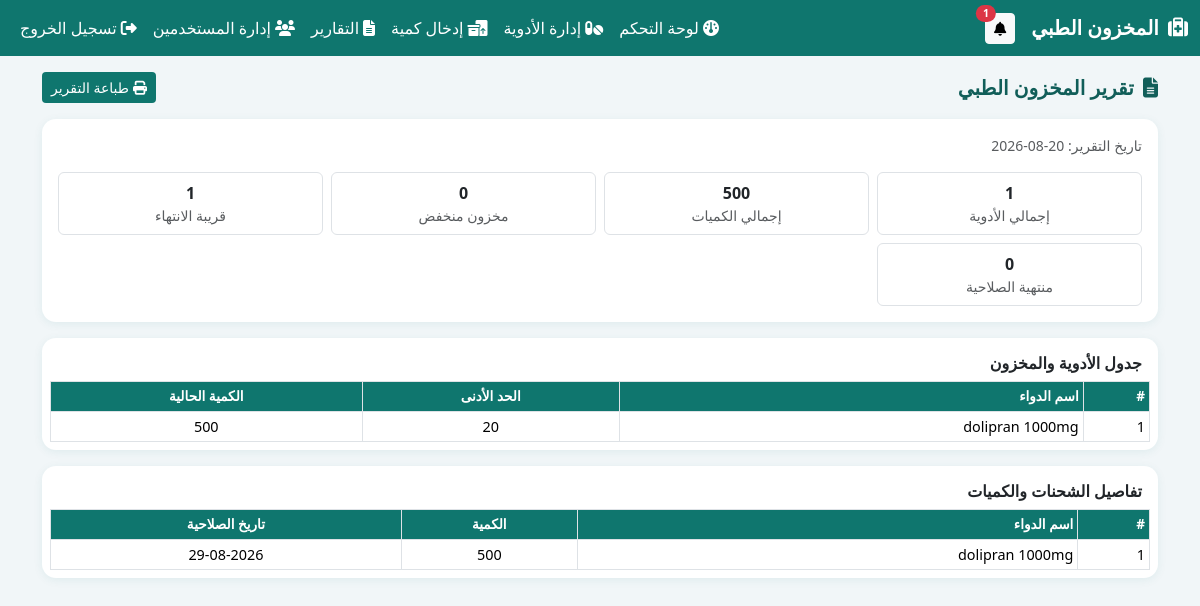
Page /reports/inventory (signed in) on the committed database.
### app.py (models this page shows, shortened)
class Medicine(db.Model):
    __tablename__ = "medicine"
    id = db.Column(db.Integer, primary_key=True)
    name = db.Column(db.String(150), unique=True, nullable=False)
    min_stock = db.Column(db.Integer, nullable=False, default=0)
    batches = db.relationship(
        "Batch",
        backref="medicine",
        cascade="all, delete-orphan",
        lazy="selectin",
        order_by="Batch.expire_date",
    )
    @property
    def total_quantity(self):
        return sum(b.quantity for b in self.batches)
    @property
    def active_batches(self):
        return [b for b in self.batches if b.quantity > 0]
    @property
    def is_low(self):
        return self.total_quantity <= self.min_stock

class Batch(db.Model):
    __tablename__ = "batch"
    id = db.Column(db.Integer, primary_key=True)
    medicine_id = db.Column(db.Integer, db.ForeignKey("medicine.id"), nullable=False)
    quantity = db.Column(db.Integer, nullable=False, default=0)
    expire_date = db.Column(db.Date, nullable=True)

### app.py (the view)
@app.route("/reports/inventory")
@admin_required
def inventory_report():
    return render_template("inventory_report.html", r=build_report())

### app.py (called while the page is built)
@login_manager.user_loader
def load_user(user_id):
    return db.session.get(User, int(user_id))

def admin_required(view_function):
    @wraps(view_function)
    @login_required
    def wrapped_view(*args, **kwargs):
        if current_user.role != "admin":
            flash("ليس لديك صلاحية للوصول إلى هذه الصفحة.", "danger")
            return redirect(url_for("dashboard"))
        return view_function(*args, **kwargs)
    return wrapped_view

@app.context_processor
def inject_globals():
    unread = 0
    if current_user.is_authenticated:
        if not session.get("alerts_read"):
            unread = len(get_alerts())
    return {
        "alerts_count": unread,
        "today_str": date.today().strftime("%d-%m-%Y"),
        "near_days": NEAR_EXPIRY_DAYS,
    }

def build_report():
    today = date.today()
    limit = today + timedelta(days=NEAR_EXPIRY_DAYS)
    meds = Medicine.query.order_by(Medicine.name).all()
    rows = [m for m in meds if m.total_quantity > 0]
    batch_rows = (
        Batch.query.filter(Batch.quantity > 0)
        .join(Medicine)
        .order_by(Medicine.name, Batch.expire_date)
        .all()
    )
    return {
        "date": today.strftime("%d-%m-%Y"),
        "rows": rows,
        "batch_rows": batch_rows,
        "total_medicines": len(meds),
        "total_quantity": sum(m.total_quantity for m in meds),
        "low": [m for m in meds if m.is_low],
        "expired": [b for b in batch_rows if b.expire_date and b.expire_date < today],
        "near": [b for b in batch_rows if b.expire_date and today <= b.expire_date <= limit],
    }

### templates/inventory_report.html (shortened to what this page needs)
{% extends "base.html" %}
{% block content %}
<div class="d-flex justify-content-between align-items-center mb-3">
  <h5 class="page-title mb-0"><i class="fa-solid fa-file-lines me-1"></i> تقرير المخزون الطبي</h5>
  <a href="{{ url_for('inventory_report_print') }}" target="_blank" class="btn btn-brand btn-sm"><i class="fa-solid fa-print me-1"></i>طباعة التقرير</a>
</div>
<div class="card p-3 mb-3">
  <div class="small text-muted">تاريخ التقرير: {{ r.date }}</div>
  <div class="row g-2 mt-2">
    <div class="col-6 col-md-3"><div class="border rounded p-2 text-center"><div class="fw-bold">{{ r.total_medicines }}</div><div class="small text-muted">إجمالي الأدوية</div></div></div>
    <div class="col-6 col-md-3"><div class="border rounded p-2 text-center"><div class="fw-bold">{{ r.total_quantity }}</div><div class="small text-muted">إجمالي الكميات</div></div></div>
    <div class="col-6 col-md-3"><div class="border rounded p-2 text-center"><div class="fw-bold">{{ r.low|length }}</div><div class="small text-muted">مخزون منخفض</div></div></div>
    <div class="col-6 col-md-3"><div class="border rounded p-2 text-center"><div class="fw-bold">{{ r.near|length }}</div><div class="small text-muted">قريبة الانتهاء</div></div></div>
    <div class="col-6 col-md-3"><div class="border rounded p-2 text-center"><div class="fw-bold">{{ r.expired|length }}</div><div class="small text-muted">منتهية الصلاحية</div></div></div>
  </div>
</div>
<div class="card p-2 mb-3">
  <h6 class="fw-bold px-2 pt-2">جدول الأدوية والمخزون</h6>
  <div class="table-responsive">
    <table class="table table-bordered table-sm mb-0">
      <thead><tr><th>#</th><th>اسم الدواء</th><th class="text-center">الحد الأدنى</th><th class="text-center">الكمية الحالية</th></tr></thead>
      <tbody>
        {% for m in r.rows %}
        <tr><td>{{ loop.index }}</td><td>{{ m.name }}</td><td class="text-center">{{ m.min_stock }}</td><td class="text-center">{{ m.total_quantity }}</td></tr>
        {% else %}
        <tr><td colspan="4" class="text-center text-muted">لا توجد كميات في المخزون.</td></tr>
        {% endfor %}
      </tbody>
    </table>
  </div>
</div>
<div class="card p-2">
  <h6 class="fw-bold px-2 pt-2">تفاصيل الشحنات والكميات</h6>
  <div class="table-responsive">
    <table class="table table-bordered table-sm mb-0">
      <thead><tr><th>#</th><th>اسم الدواء</th><th class="text-center">الكمية</th><th class="text-center">تاريخ الصلاحية</th></tr></thead>
      <tbody>
        {% for b in r.batch_rows %}
        <tr><td>{{ loop.index }}</td><td>{{ b.medicine.name }}</td><td class="text-center">{{ b.quantity }}</td><td class="text-center">{{ b.expire_date.strftime('%d-%m-%Y') if b.expire_date else '-' }}</td></tr>
        {% else %}
        <tr><td colspan="4" class="text-center text-muted">لا توجد شحنات بكميات.</td></tr>
        {% endfor %}
      </tbody>
    </table>
  </div>
</div>
{% endblock %}

### templates/base.html (style rules this page uses)
:root { --brand:#0f766e; --brand-dark:#115e59; --soft:#f1f6f8; }
body { background:var(--soft); font-family:"Segoe UI",Tahoma,sans-serif; padding-bottom:70px; }
.card { border:0; border-radius:14px; box-shadow:0 2px 10px rgba(15,118,110,.08); }
.btn-brand { background:var(--brand); color:#fff; }
.table thead th { background:var(--brand); color:#fff; font-size:.85rem; white-space:nowrap; }
.table td,.table th { vertical-align:middle; font-size:.9rem; }
.page-title { font-weight:700; color:var(--brand-dark); }

### rows in the picture
Medicine: name "dolipran 1000mg", min_stock "20", total_quantity "500"
Batch: medicine.name "dolipran 1000mg", quantity "500", expire_date "29-08-2026"

### other values in the picture
{{ alerts_count }} "1"
{{ r.date }} "20-08-2026"
{{ r.total_medicines }} "1"
{{ r.total_quantity }} "500"
{{ r.low|length }} "0"
{{ r.near|length }} "1"
{{ r.expired|length }} "0"
